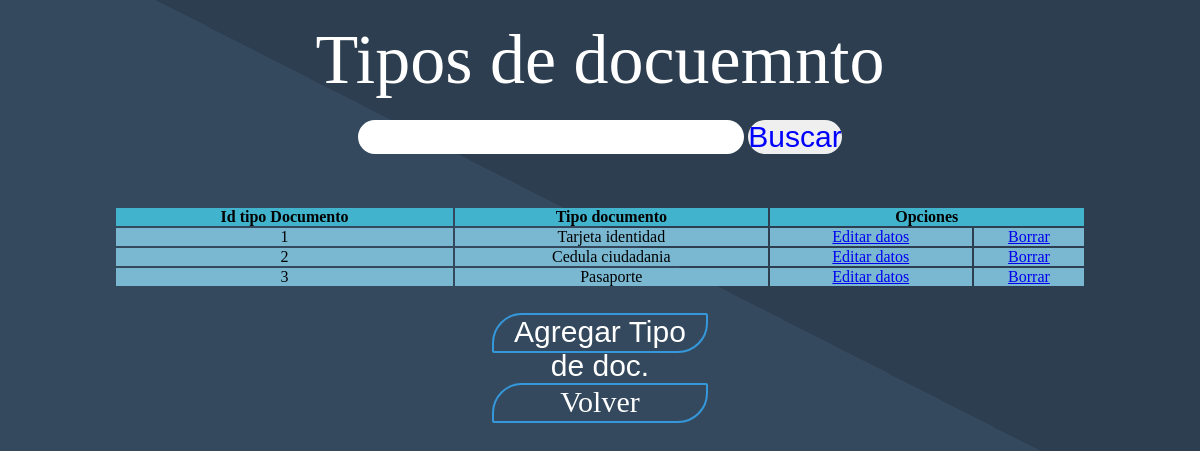
Page /elporvenir/tipo_doc/mostrar.php on the committed database.
### tables this page shows
CREATE TABLE `tipo_doc` (
  `id_tipo_doc` int(2) NOT NULL,
  `descri_tipo_doc` varchar(30) NOT NULL
);

### elporvenir/clases/class_tipo_docu.php (called while the page is built, shortened)
<?php
class tipo_docu
{
    public function leeer()
    {
        try
        {
            $base = new PDO("mysql:host=localhost;dbname=elporvenir", "root", "");
            $base->setAttribute(PDO::ATTR_ERRMODE, PDO::ERRMODE_EXCEPTION);
            $base->exec("SET CHARACTER SET utf8");
            $sql = "SELECT * from tipo_doc";
            $resultado = $base->prepare($sql);
            $resultado->execute();
            return $resultado;
        }
        catch(Exception $e)
        {
            die('Error de conexión: '.$e->getMessage());
        }
    }
}
?>

### elporvenir/tipo_doc/mostrar.php (the view, shortened to what this page needs)
<?php
require_once("../clases/class_tipo_docu.php");
$cliente = new tipo_docu();
$resultado = $cliente->leeer();
if ($resultado !== false) {
?>
<!DOCTYPE html>
<html lang="en">
<head>
    <link rel="stylesheet" href="../estilos/mostrar.css?ver=1">
</head>
<body>
    <section>
        <p style="font-size: 70px; color: white; font-family: cursive">Tipos de docuemnto</p>
    </section>
    <form action="busqueda.php" method="post">
        <input style="font-size: 30px" type="text" name="busqueda" required>
        <input type="submit" value="Buscar" style="font-size: 30px; color: blue;">
    </form>
    <nav>
        <form action="socio_asoci.php" method="post">
            <table width="90%">
                <tr>
                    <th colspan="1"><p>Id tipo Documento</p></th>
                    <th colspan="1"><p>Tipo documento</p></th>
                    <th colspan="2"><p>Opciones</p></th>
                </tr>
                <?php
                while ($contenido = $resultado->fetch(PDO::FETCH_ASSOC)) {
                    $id = $contenido["id_tipo_doc"];
                    $doc = $contenido["descri_tipo_doc"];
                ?>
                <tr>
                    <td><?php echo $id; ?></td>
                    <td><?php echo $doc; ?></td>
                    <td><?php echo "<a href='edit_soc.php?busqueda=" . $id . "'>Editar datos</a>"; ?></td>
                    <td><?php echo "<a href='delete.php?delete=" . $id . "' onclick='return confirmarBorrar();'>Borrar</a>"; ?></td>
                </tr>
                <?php
                }
                ?>
            </table>
            <div class="actualiza">
                <button>Agregar Tipo de doc.</button>
                <a href="../index.php">Volver</a>
        </div>
        </form>
    </nav>
</body>
</html>
<?php
} else {
    echo "Ocurrió un error al recuperar los datos.";
}
?>

### elporvenir/estilos/mostrar.css (style rules this page uses)
* { padding: 0; margin: 0; border: 0; box-sizing: border-box; text-align: center; }
body { width: 100%; height: 100%; background: linear-gradient(27deg,#34495e 50%,#2c3e50 50%); }
section { width: 90%; padding: 20px; margin: auto; text-align: center; }
nav { width: 90%; margin: auto; padding-top: 52px; text-align: center; }
table { margin: auto; }
table th:nth-child(even) { background-color: rgb(65, 179, 204); }
table tr,th:nth-child(even) { background-color: rgb(65, 179, 204); }
table td,tr,th:nth-child(even) { background-color: rgb(122, 184, 209); font-family:cursive }
button { float: center; display: block; font-size: 30px; margin: auto; margin-top: 25px; margin-bottom: 30px; height: 40px; width: 20%; background: transparent; color: white; border-radius: 2px; border: 2px solid #3498db;; cursor: pointer; outline: none; transition: all 5.s ease; border-top-left-radius: 30px; border-bottom-right-radius: 30px; }
input { border-radius: 50px; }
.actualiza a { float: center; display: block; font-size: 30px; margin: auto; margin-top: 25px; margin-bottom: 30px; height: 40px; width: 20%; background: transparent; color: white; border-radius: 2px; border: 2px solid #3498db;; cursor: pointer; outline: none; transition: all 5.s ease; border-top-left-radius: 30px; border-bottom-right-radius: 30px; text-decoration: none; }

### rows in the picture
tipo_doc: id_tipo_doc "1", descri_tipo_doc "Tarjeta identidad"
tipo_doc: id_tipo_doc "2", descri_tipo_doc "Cedula ciudadania"
tipo_doc: id_tipo_doc "3", descri_tipo_doc "Pasaporte"
